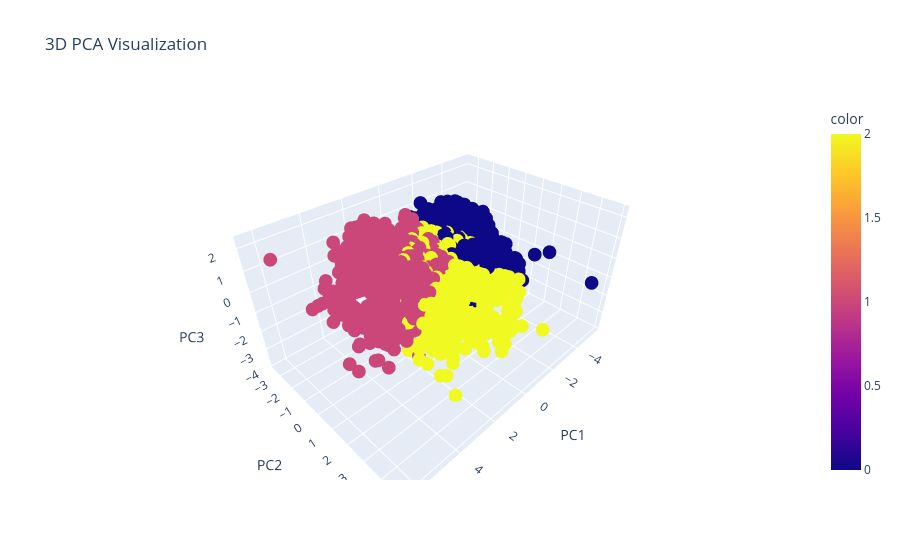

The notebook cell this image was saved under:
### Code cell
import plotly.express as px
pca_df = pd.DataFrame(
    X_pca[:, :3],  # Select the first 3 principal components
    columns=['PC1', 'PC2', 'PC3']
)

# 3D Scatter Plot
fig = px.scatter_3d(
    pca_df,
    x='PC1',
    y='PC2',
    z='PC3',
    title='3D PCA Visualization',
    color=labels_kmeans  # Color points based on cluster labels
)

fig.show()

### Figure 1 — Plotly figure (JSON) as saved in the notebook; plotly's stock layout.template omitted (floating-point values rounded to 4 significant figures; data arrays with more than 128 entries replaced by an {"elided": "..."} marker saying what was removed)
{"data": [{"hovertemplate": "PC1=%{x}<br>PC2=%{y}<br>PC3=%{z}<br>color=%{marker.color}<extra></extra>", "legendgroup": "", "marker": {"color": {"elided": "2236 int values"}, "coloraxis": "coloraxis", "symbol": "circle"}, "mode": "markers", "name": "", "scene": "scene", "showlegend": false, "type": "scatter3d", "x": {"elided": "2236 float values"}, "y": {"elided": "2236 float values"}, "z": {"elided": "2236 float values"}}], "layout": {"coloraxis": {"colorbar": {"title": {"text": "color"}}, "colorscale": [[0, "#0d0887"], [0.1111, "#46039f"], [0.2222, "#7201a8"], [0.3333, "#9c179e"], [0.4444, "#bd3786"], [0.5556, "#d8576b"], [0.6667, "#ed7953"], [0.7778, "#fb9f3a"], [0.8889, "#fdca26"], [1, "#f0f921"]]}, "legend": {"tracegroupgap": 0}, "scene": {"domain": {"x": [0, 1], "y": [0, 1]}, "xaxis": {"title": {"text": "PC1"}}, "yaxis": {"title": {"text": "PC2"}}, "zaxis": {"title": {"text": "PC3"}}}, "title": {"text": "3D PCA Visualization"}}}
